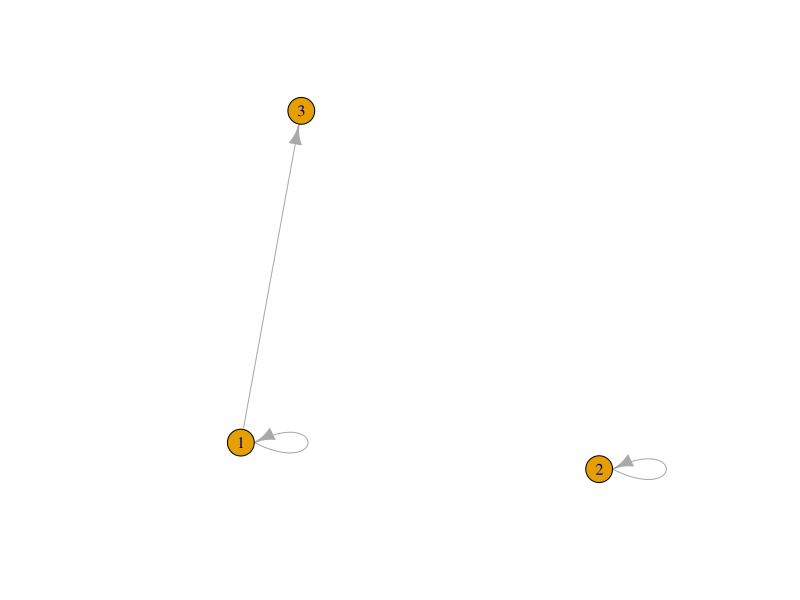
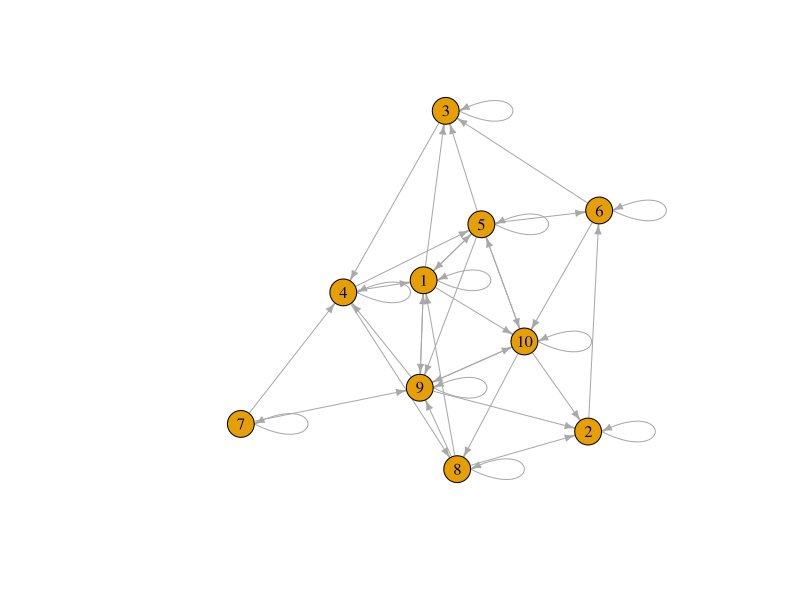
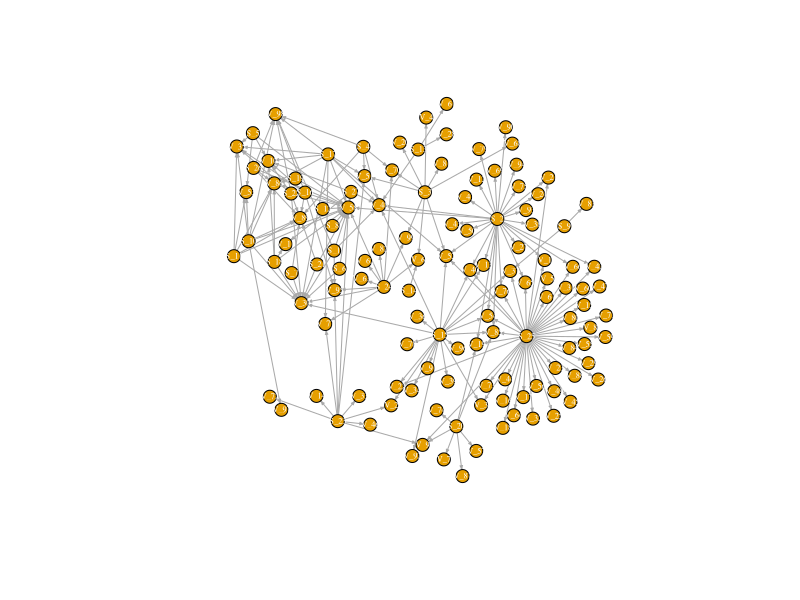
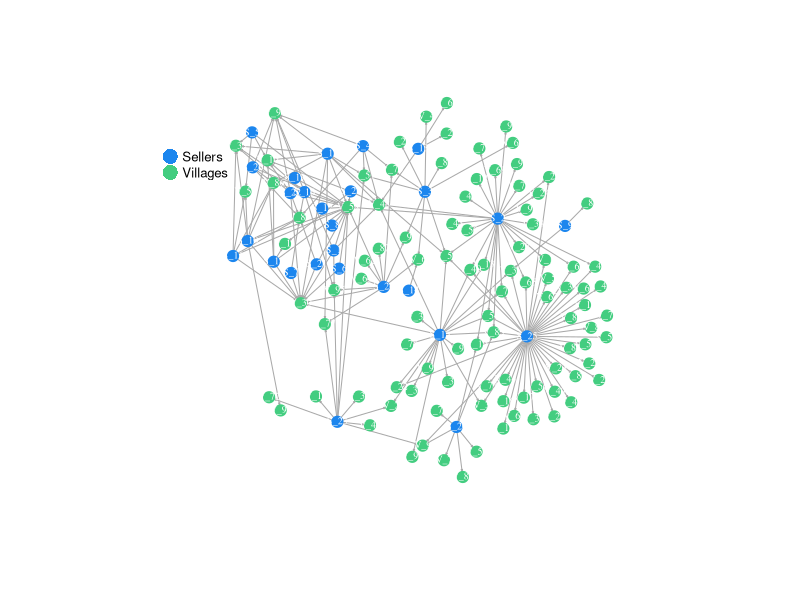
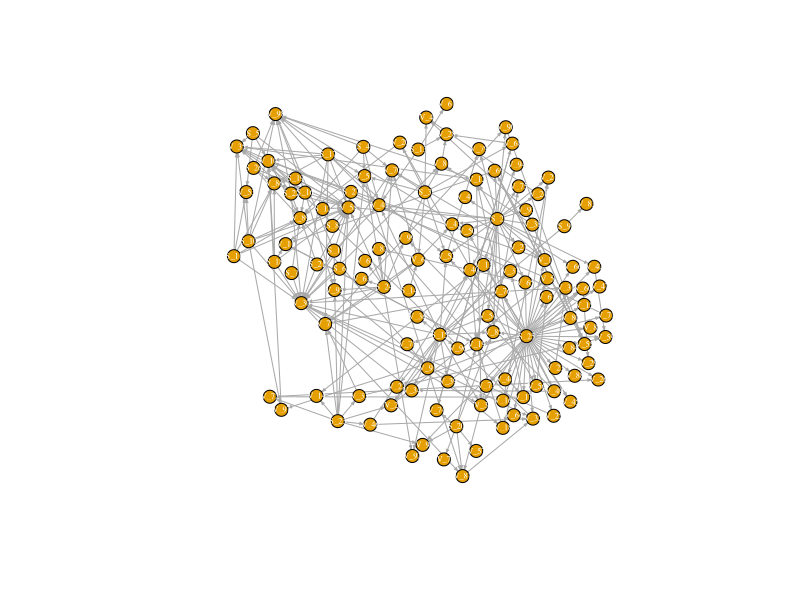
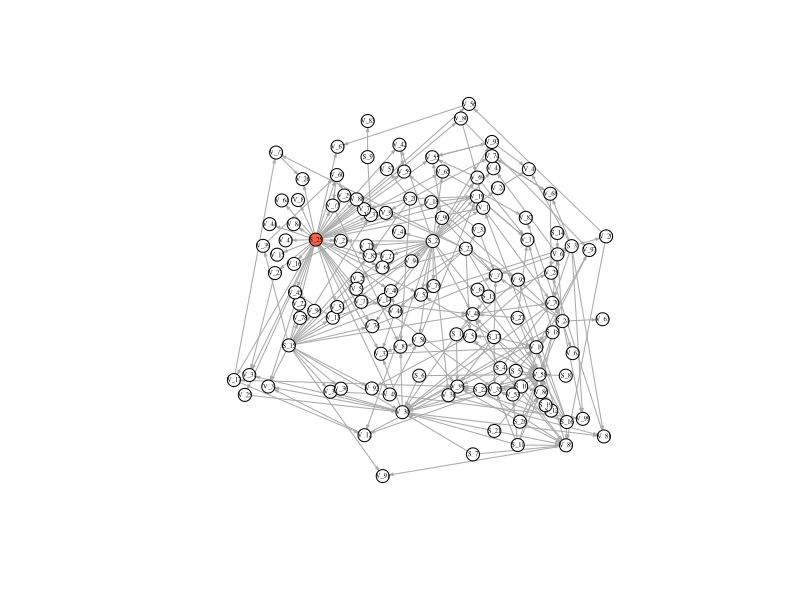
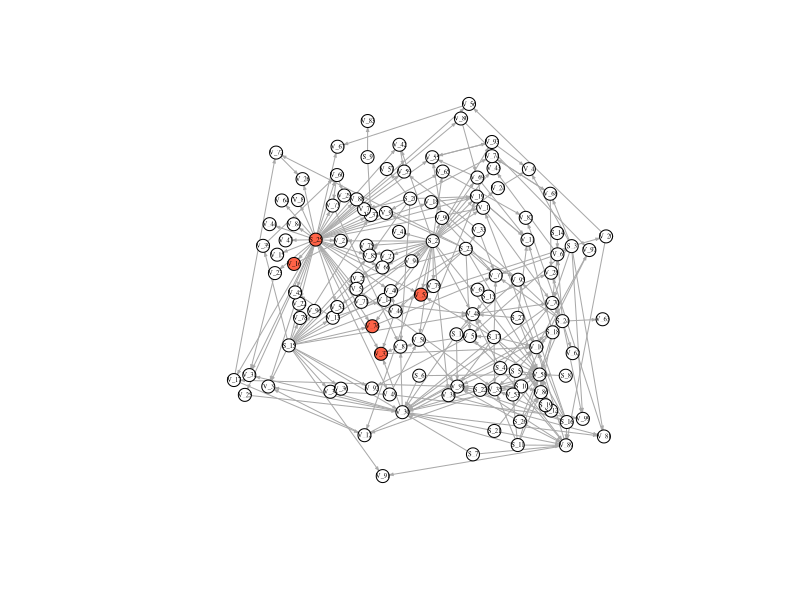
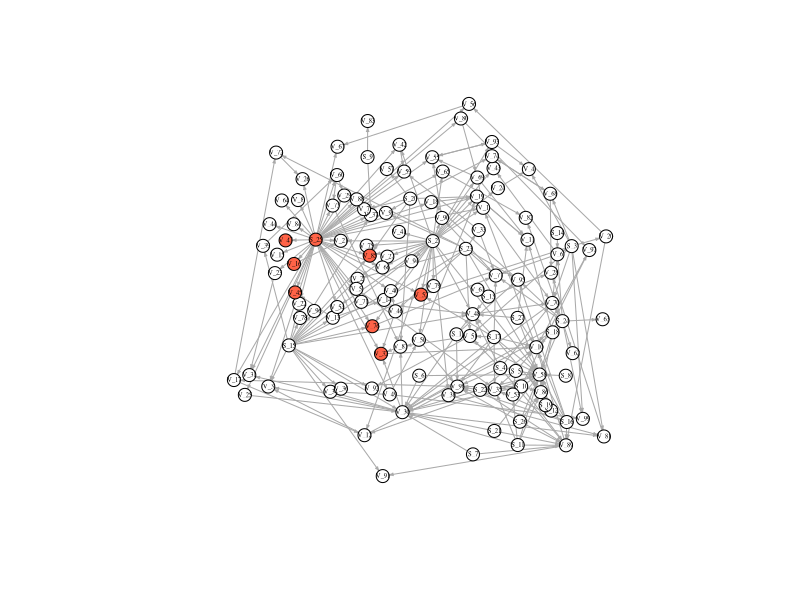

These figures' R source, in order:
## ---- chunk 1
library(igraph)
library(tidyverse)
## ---- chunk 2
X1 <- matrix(1:9,ncol=3)
X1
X2 <- matrix(21:29,ncol=3)
X2
X1 * X2 ## element wise multiplication
X1 %*% X2 ## Matrix multiplication
## ---- chunk 3
V1 <- c(1,0,0) # starting vector of states
M1 <- matrix(c(1,0,0,0,1,0,1,0,0),ncol=3)
M2 <- graph_from_adjacency_matrix(M1)
plot(M2)
V2 <- V1 %*% M1 ### matrix multiplication 
V2
## ---- chunk 4
A <- matrix(1:9,ncol=3)
A
B <- matrix(c(1,1,0,0,0,1,0,1,0),ncol=3)
B
## ---- chunk 5
A * B 
## ---- chunk 6
A %*% B
## ---- chunk 7
B %*% A
## ---- chunk 8
Time1 <- c(1,0,0,0,0,1,1,1,1,0) ## call this vector "Time 1"
length(Time1) ## vector of 10 nodes
sum(Time1) ### 5 infected
## ---- chunk 9
Amat <- matrix(runif(100) > 0.7, ncol=10) # 30% chance that a link is formed between any two nodes
Amat <- Amat*1 ## make your logical values 1's a 0's
diag(Amat) <- 1 # set the diagonals to 1 so that if a node is infected, it stays infected
Amat # our randomly generated matrix
## ---- chunk 10
Mat3 <- graph_from_adjacency_matrix(Amat)
plot(Mat3, edge.arrow.size = .5)
## ---- chunk 11
temp <- Time1 %*% Amat  # here values can be greater than 1. Place in temporary object
Time2 <- as.numeric(temp > 0) # Make 0s and 1s again
df <- cbind(Time1,Time2)
df
## ---- chunk 12
nodes <- read.csv("nodelist.csv", header=TRUE) #load in node attribute file (see node attributes include color)
links <- read.csv("edgelist.csv", header = TRUE) #load in edge attribute file 
links$weight <- as.numeric(links$weight) ### weight is the average volume sold
head(links) # check the first few lines of the link file 
nrow(links)

## ---- chunk 13
edges <- aggregate(links$weight,links[,1:2],sum) # aggregate transactions and sum total volume sold
head(edges) #check edges
dim(edges) #check dimensions of edges (now we have aggregated 875 transactions to 205)
## ---- chunk 14
SweetNet <- graph_from_data_frame(d = edges, vertices =  nodes, directed = T) #combine node and link files to create a directed adjaceny matrix 
fix.layout <- layout_with_dh(SweetNet) #fix layout so future runs will have the same layout!!
plot(SweetNet, edge.arrow.size=.2, vertex.size=7, vertex.label.cex=.5, vertex.label.color='white', layout= fix.layout) # plot! (node colors are specified in the node attribute file)
## ---- chunk 15
## still without village to village connections
V(SweetNet)$color <- ifelse(nodes$Type == "Buyer", "dodgerblue2", "seagreen3")
plot(SweetNet, edge.arrow.size=.1, vertex.label.color = "white", vertex.size=6, vertex.label.cex=.6, layout = fix.layout, edge.curved = FALSE, vertex.frame.color=V(SweetNet)$color)
E(SweetNet)$color <- "gray55"
legend(x=-1.4, y=.8, c("Sellers","Villages"), pch=16, col= c("dodgerblue2", "seagreen3"),  pt.cex=2, cex= .8, bty="n", ncol=1)
## ---- chunk 16
FullNet <- read.csv("sweetpotato.csv", header = TRUE, row.names = 1)
FullNet2 <- as.matrix(FullNet)
FullNet3 <- graph_from_adjacency_matrix(FullNet2)
FullNet3
plot(FullNet3, edge.arrow.size=.2, vertex.size=7, vertex.label.cex=.5, vertex.label.color='white', layout= fix.layout)
## ---- chunk 17
### create a vector with the first node of 126 set to 1, rest zeros.
vec <- rep(0, 126) ## vector of 126 0s 
vec[c(18)] <- 1 ## set first vector to 1. This corresponds to the first node in our node list. This will be where our infection starts. 
vec
## ---- chunk 18
nodenum <- 126 ## a placeholder object with the number of nodes in our network 
nn <- nodenum*nodenum
runif(nn) < .1 ## runif() generates vector the size of our matrix filled with numbers drawn from the uniform distribution
matrix_a <- matrix(runif(nn)<.1, ncol =nodenum, nrow = nodenum) # if less than .1, put 1 into the matrix if not, 0 (no spread)
matrix_a
matrix_a <- matrix_a*1 ## From TRUE/FALSE back to 0s and 1s 
matrix_a # matrix of links that will realize infection (10%)
## ---- chunk 19
matrix_c <- matrix_a * FullNet2 ## potential links reduced to 10%, simulating a 10% chance of spread
diag(matrix_c) <- 1 #keep infection in nodes that are infected by setting the diag to 1
matrix_c
## ---- chunk 20
v_1 <- vec %*% matrix_c ## starting state vector and new matrix
v_1 ## this is our state in time 2
v_2 <- as.numeric(v_1 >0) # as numeric
v_2 # vector of transmission at Time 1 (assuming that the virus was transmitted in 5% of transactions of variety x in 2014)


## add state in time 1 and 2 to a new tibble to save results

as_tibble(vec)
as_tibble(v_2)
timestatus <- cbind(nodes, vec, v_2)
timestatus
## ---- chunk 21
#### Now time 3


matrix_d <- matrix(runif(nn)<.10, ncol =length(vec), nrow = length(vec)) ## new random matrix
matrix_d
matrix_d <- matrix_d*1
matrix_d
matrix_e <- matrix_d * FullNet2 ## again, create 1 if less than .1 (10% chance of spread)
diag(matrix_e) <- 1
matrix_e 
v_3 <- v_2 %*% matrix_e ## multiply new matrix by state 2
v_3
v_3 <- as.numeric(v_3 > 0)
as_tibble(v_3)
timestatus <- cbind(nodes, vec, v_2, v_3)
timestatus


#### Time 4

matrix_f <- matrix(runif(nn)<.1, ncol =length(vec), nrow = length(vec))
matrix_f <- matrix_f * 1
matrix_f <- matrix_f * FullNet2
diag(matrix_f) <- 1
matrix_f
v_4 <- v_3 %*% matrix_f
v_4
v_4 <- as.numeric(v_4 > 0)
as_tibble(v_4)
timestatus <- cbind(nodes, vec, v_2, v_3, v_4)
timestatus <- as_tibble(timestatus)
timestatus


#### Time 5

matrix_g <- matrix(runif(nn)<.1, ncol =length(vec), nrow = length(vec))
matrix_g <- matrix_g * 1
matrix_g <- matrix_g * FullNet2
diag(matrix_g) <- 1
matrix_g
v_5 <- v_4 %*% matrix_g
v_5
v_5 <- as.numeric(v_5 > 0)
as_tibble(v_5)
timestatus <- cbind(nodes, vec, v_2, v_3, v_4, v_5)
timestatus <- as_tibble(timestatus)
timestatus

#### Time 6

matrix_h <- matrix(runif(nn)<.1, ncol =length(vec), nrow = length(vec))
matrix_h <- matrix_h * 1
matrix_h <- matrix_h * FullNet2
diag(matrix_h) <- 1
matrix_h
v_6 <- v_5 %*% matrix_h ## use the last state 
v_6
v_6 <- as.numeric(v_6 > 0)
as_tibble(v_6)
timestatus <- cbind(nodes, vec, v_2, v_3, v_4, v_5, v_6)
timestatus <- as_tibble(timestatus)
timestatus


#### Time 7

matrix_i <- matrix(runif(nn)<.1, ncol =length(vec), nrow = length(vec))
matrix_i <- matrix_i * 1
matrix_i <- matrix_i * FullNet2
diag(matrix_i) <- 1
matrix_i
v_7 <- v_6 %*% matrix_i ## use the last state 
v_7
v_7 <- as.numeric(v_7 > 0)
as_tibble(v_7)
timestatus <- cbind(nodes, vec, v_2, v_3, v_4, v_5, v_6, v_7)
timestatus <- as_tibble(timestatus)
timestatus

#### Time 8

matrix_j <- matrix(runif(nn)<.1, ncol =length(vec), nrow = length(vec))
matrix_j <- matrix_j * 1
matrix_j <- matrix_j * FullNet2
diag(matrix_j) <- 1
matrix_j
v_8 <- v_7 %*% matrix_j ## use the last state 
v_8
v_8 <- as.numeric(v_8 > 0)
as_tibble(v_8)
timestatus <- cbind(nodes, vec, v_2, v_3, v_4, v_5, v_6, v_7, v_8)
timestatus <- as_tibble(timestatus)
timestatus


#### Time 9

matrix_k <- matrix(runif(nn)<.1, ncol =length(vec), nrow = length(vec))
matrix_k <- matrix_k * 1
matrix_k <- matrix_k * FullNet2
diag(matrix_k) <- 1
matrix_k
v_9 <- v_8 %*% matrix_k ## use the last state 
v_9
v_9 <- as.numeric(v_9 > 0)
as_tibble(v_9)
timestatus <- cbind(nodes, vec, v_2, v_3, v_4, v_5, v_6, v_7, v_8, v_9)
timestatus <- as.tibble(timestatus)
timestatus


#### Time 10

matrix_l <- matrix(runif(nn)<.1, ncol =length(vec), nrow = length(vec))
matrix_l <- matrix_l * 1
matrix_l <- matrix_l * FullNet2
diag(matrix_l) <- 1
matrix_l
v_10 <- v_9 %*% matrix_l ## use the last state 
v_10
v_10 <- as.numeric(v_10 > 0)
as_tibble(v_10)
timestatus <- cbind(nodes, vec, v_2, v_3, v_4, v_5, v_6, v_7, v_8, v_9, v_10)
timestatus <- as.tibble(timestatus)
timestatus
## ---- chunk 22
l <- layout_with_dh(FullNet3)
V(FullNet3)$color <- ifelse(timestatus$vec == 1, "tomato", "white")
plot(FullNet3, edge.arrow.size=.2, vertex.size=7, vertex.label.cex=.4, vertex.label.color='black', layout = l)

V(FullNet3)$color <- ifelse(timestatus$v_2 == 1, "tomato", "white")
plot(FullNet3, edge.arrow.size=.2, vertex.size=7, vertex.label.cex=.4, vertex.label.color='black', layout = l)

V(FullNet3)$color <- ifelse(timestatus$v_3 == 1, "tomato", "white")
plot(FullNet3, edge.arrow.size=.2, vertex.size=7, vertex.label.cex=.4, vertex.label.color='black', layout = l)

V(FullNet3)$color <- ifelse(timestatus$v_4 == 1, "tomato", "white")
plot(FullNet3, edge.arrow.size=.2, vertex.size=7, vertex.label.cex=.4, vertex.label.color='black', layout = l)

V(FullNet3)$color <- ifelse(timestatus$v_5 == 1, "tomato", "white")
plot(FullNet3, edge.arrow.size=.2, vertex.size=7, vertex.label.cex=.4, vertex.label.color='black', layout = l)

V(FullNet3)$color <- ifelse(timestatus$v_6 == 1, "tomato", "white")
plot(FullNet3, edge.arrow.size=.2, vertex.size=7, vertex.label.cex=.4, vertex.label.color='black', layout = l)

V(FullNet3)$color <- ifelse(timestatus$v_7 == 1, "tomato", "white")
plot(FullNet3, edge.arrow.size=.2, vertex.size=7, vertex.label.cex=.4, vertex.label.color='black', layout = l)

V(FullNet3)$color <- ifelse(timestatus$v_8 == 1, "tomato", "white")
plot(FullNet3, edge.arrow.size=.2, vertex.size=7, vertex.label.cex=.4, vertex.label.color='black', layout = l)

V(FullNet3)$color <- ifelse(timestatus$v_9 == 1, "tomato", "white")
plot(FullNet3, edge.arrow.size=.2, vertex.size=7, vertex.label.cex=.4, vertex.label.color='black', layout = l)

V(FullNet3)$color <- ifelse(timestatus$v_10 == 1, "tomato", "white")
plot(FullNet3, edge.arrow.size=.2, vertex.size=7, vertex.label.cex=.4, vertex.label.color='black', layout = l)

## ---- chunk 23
timestatus1 <- timestatus %>%
  gather('vec', 'v_2', 'v_3', 'v_4', 'v_5', 'v_6', 'v_7', 'v_8', 'v_9', 'v_10', key = "Timestep", value = "Status" )
head(timestatus1) ## clean up data so status is not in columns


## sum the number of nodes infected at each time point
times1 <- timestatus1 %>%
  group_by(Timestep) %>%
  summarise(
    Number_of_Nodes = sum(Status, na.rm = TRUE)
  ) 

## plot number of nodes over 10 time steps
ggplot(data = times1, mapping = aes(reorder(Timestep, Number_of_Nodes), y = Number_of_Nodes)) +
  geom_point()
## ---- chunk 24

DiseaseSpreadFUN <- function(k, startnode, nodenum, p){
  nn <- nodenum*nodenum
  k <- as.matrix(k)
  diag(k) <-1
  vec <- rep(0, nodenum)
  vec[c(startnode)] <- 1
  NodesNew <- rep(1:126,20*100) # make a dataframe large enough for 20 times steps, 100 simulations
  Vec <- matrix(rep(vec,22),22,byrow = T) #vector of infection states after each time step
  Status <- NULL
  Step <- NULL
  Sim <- NULL
  
  for(j in 1:100){ ## number of simulations 
    Sim <- c(Sim,rep(j,nodenum*20)) ## number of time steps
    
    for(i in 1:20){
      MatrixRun <- matrix(runif(nn)< p, ncol =length(vec), nrow = length(vec))
      MatrixRun <- MatrixRun*1
      MatrixRun <- MatrixRun*k
      diag(MatrixRun) <- 1
      Vec[i+1,] <- Vec[i,] %*% MatrixRun 
      Vec[i+1,] <- as.numeric(Vec[i+1,] > 0) 
      Status <- c(Status ,Vec[i+1,])
      Step <- c(Step, rep(i, 126))
    }
  }
  temp <- cbind(NodesNew,Sim, Step, Status)
  temp <- as.tibble(temp)
  out <- temp %>%
    group_by(Sim, Step) %>%
    summarise(Number_of_Nodes = sum(Status))
  return(out)
}
## ---- chunk 25
A <- DiseaseSpreadFUN(FullNet2, 18, 126, .1)
A
## ---- chunk 26
library(ggplot2) ## I choose to use ggplot here 

p <-  ggplot(data = A, mapping = (aes(x = Step, y = Number_of_Nodes))) + 
  ylim(0, 100) +
  geom_jitter(color = "gray70") +
  geom_smooth(se = FALSE) +
  theme_classic(base_size = 24) +
  xlab("Timestep") +
  ylab("Number of Nodes Infected") +
  scale_x_continuous(breaks = c(1, 2, 3, 4, 5, 6, 7, 8, 9, 10, 11, 12, 13, 14, 15, 16, 17, 18, 19, 20),
                     label = c(1, 2, 3, 4, 5, 6, 7, 8, 9, 10, 11, 12, 13, 14, 15, 16, 17, 18, 19, 20)) 
p
